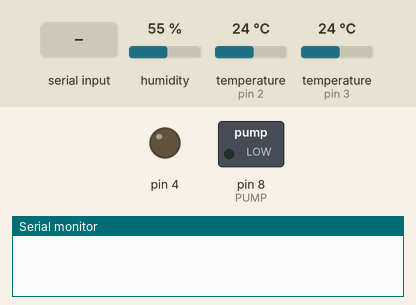
This sketch was run on a simulated Arduino Uno, built with avr-gcc and run on an emulated ATmega328P. Shown: switched loads named in the sketch (green lamp = pin HIGH), output pins drawn as LEDs (lit = HIGH), the last lines printed to the serial monitor. Inputs (shaded band) come from the test bench; at power-on: humidity 55 %, temperature (sensors on pin 2, pin 3) 24 °C. The modem accepts every AT command (registered, SIM ready, sends succeed) and sends nothing else.

Above: at 7.4 s.
7.5 s: "pump on" received over the second serial link
At 12.1 s:
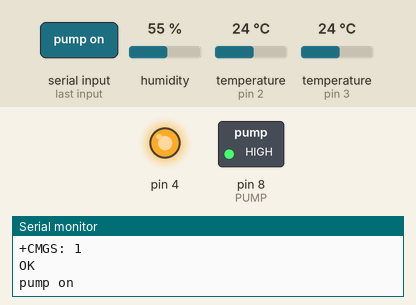
12.7 s: "pump off" received over the second serial link
At 18.6 s:
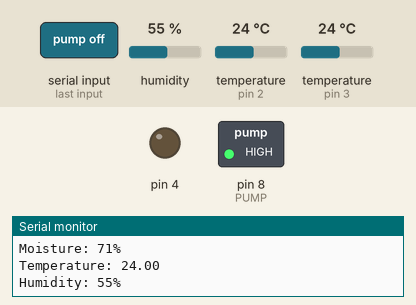
At 22.9 s:
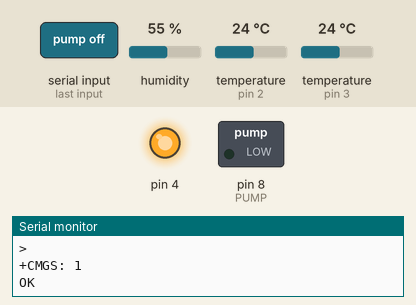
Timing chart, 0 to 24.4 s (numbered marks = the images above; inputs shaded):
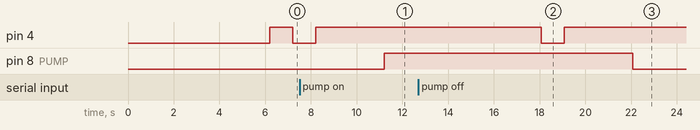

The sketch:

backup3.ino
```cpp
#include <Wire.h>
#include <LiquidCrystal_I2C.h>
#include <SoftwareSerial.h>
#include <OneWire.h>
#include <DallasTemperature.h>
#include <DHT.h>

#define DHTPIN 3     // Humidity pin
#define DHTTYPE DHT11  // DHT 11
#define ONE_WIRE_BUS 2
#define PUMP 8

SoftwareSerial gsm(10, 11); // GSM module on pins 10 (RX) and 11 (TX)
DHT dht(DHTPIN, DHTTYPE);
OneWire oneWire(ONE_WIRE_BUS);
DallasTemperature sensors(&oneWire);

String receivedMessage;
int h;  // Stores humidity value
int moistureLevel;
int lowerThreshold = 0;
int upperThreshold = 0;
const int reading_in_air = 1024;
const int reading_in_fluid = 305;
int n = 1;
unsigned long previousSMSTime = 0;
const unsigned long smsInterval = 5000; // Check for incoming SMS every 5 seconds
bool recommendationSent = false; // Flag to track if recommendation has been sent

void setup() {
  Serial.begin(9600);
  gsm.begin(9600);
  dht.begin();
  pinMode(PUMP, OUTPUT);
  pinMode(4, OUTPUT);

  gsm.println("AT+CMGF=1"); // Set SMS mode to text mode
  gsm.println("AT+CMGD=1,4"); // Delete all SMS messages
  delay(2000);
  gsm.println("AT+CNMI=1,2,0,0,0"); // Configure GSM module to forward received SMS to Arduino
  SendMessageStart();
  delay(1000);
}

void loop() {
  digitalWrite(4, HIGH);
  delay(1000);
  digitalWrite(4, LOW);
  delay(1000);
  digitalWrite(4, HIGH);
  unsigned long currentMillis = millis();

  // Check for incoming SMS every smsInterval milliseconds
  if (currentMillis - previousSMSTime >= smsInterval) {
    previousSMSTime = currentMillis;
    checkForIncomingSMS();
  }

  if (n == 1) {
    sendAutomaticRecommendation();
  }

  readSensors();
  n++;
  receivedMessage = "";
}

void readSensors() {
  h = dht.readHumidity();
  sensors.requestTemperatures();
  float t = sensors.getTempCByIndex(0);
  int analog_reading = analogRead(A1); // Read analog value from sensor
  float percentage = ((analog_reading - reading_in_air) / (float)(reading_in_fluid - reading_in_air)) * 100;
  moistureLevel = min(100, max(0, (int)percentage));
  Serial.print("Moisture: ");
  Serial.print(moistureLevel);
  Serial.println("%");
  Serial.print("Temperature: ");
  Serial.println(t);
  Serial.print("Humidity: ");
  Serial.print(h);
  Serial.println("%");
}

void checkForIncomingSMS() {
  if (gsm.available()) {
    receivedMessage = gsm.readString();
    Serial.println(receivedMessage);

    int index1 = receivedMessage.indexOf("\"", 0);
    int index2 = receivedMessage.indexOf("\"", index1 + 1);
    String phoneNumber = receivedMessage.substring(index1 + 1, index2);
    delay(2000);

    if (receivedMessage.indexOf("pump on") != -1) {
      digitalWrite(PUMP, HIGH); // Turn on the pump
      delay(2000); // Delay for stability
      sendSMS(phoneNumber, "Pump turned on");
    } else if (receivedMessage.indexOf("pump off") != -1) {
      digitalWrite(PUMP, LOW); // Turn off the pump
      delay(2000); // Delay for stability
      sendSMS(phoneNumber, "Pump turned off");
    } else if (receivedMessage.indexOf("maize") != -1) {
      lowerThreshold = 45;
      upperThreshold = 60;
      sendSMS(phoneNumber, "You have chosen maize");
      delay(2000);
    } else if (receivedMessage.indexOf("vegetables") != -1) {
      lowerThreshold = 50;
      upperThreshold = 70;
      sendSMS(phoneNumber, "You have chosen vegetables");
      delay(2000);
    } else if (receivedMessage.indexOf("rice") != -1) {
      lowerThreshold = 80;
      upperThreshold = 100;
      sendSMS(phoneNumber, "You have chosen rice");
      delay(2000);
    } else if (receivedMessage.indexOf("State") != -1) {
      sendAutomaticRecommendation();
      delay(2000);
    }

    delay(1000);
    receivedMessage = "";
  }
}

void sendAutomaticRecommendation() {
  if (!recommendationSent) {
    if (moistureLevel < lowerThreshold) {
      sendSMS("+256756901316", "Low moisture level detected. Consider irrigating your crops.");
    } else if (moistureLevel > lowerThreshold && moistureLevel < upperThreshold) {
      sendSMS("+256756901316", "Optimal moisture level detected. Your crops are adequately watered.");
    } else if (moistureLevel > upperThreshold) {
      sendSMS("+256756901316", "High moisture level detected. Monitor your crops to prevent waterlogging.");
    }
    recommendationSent = true;
  }
}

void sendSMS(String phoneNumber, String message) {
  gsm.print("AT+CMGS=\""); // Start SMS transmission
  gsm.print(phoneNumber);
  gsm.println("\"");
  delay(1000);
  gsm.print(message);
  gsm.println((char)26); // End SMS transmission with CTRL+Z
  delay(1000);
}

void SendMessageStart() {
  gsm.println("AT+CMGS=\"+256756901316\"\r");
  delay(1000);
  gsm.print("YOU'RE WELCOME TO PROJECT WATER MANAGEMENT \n what type of crop do you want to irrigate\n 1) Maize\n 2) Vegetables \n 3) Rice ");
  delay(1000);
  gsm.println((char)26);// ASCII code of CTRL+Z
  delay(1000);
}
```

Measured:
- after the input at 7.5 s, pin 8 (PUMP): LOW → HIGH after 3.7 s
- after the input at 12.7 s, pin 4: goes on until 19.1 s, then stays HIGH; pin 8 (PUMP): HIGH → LOW after 9.4 s
